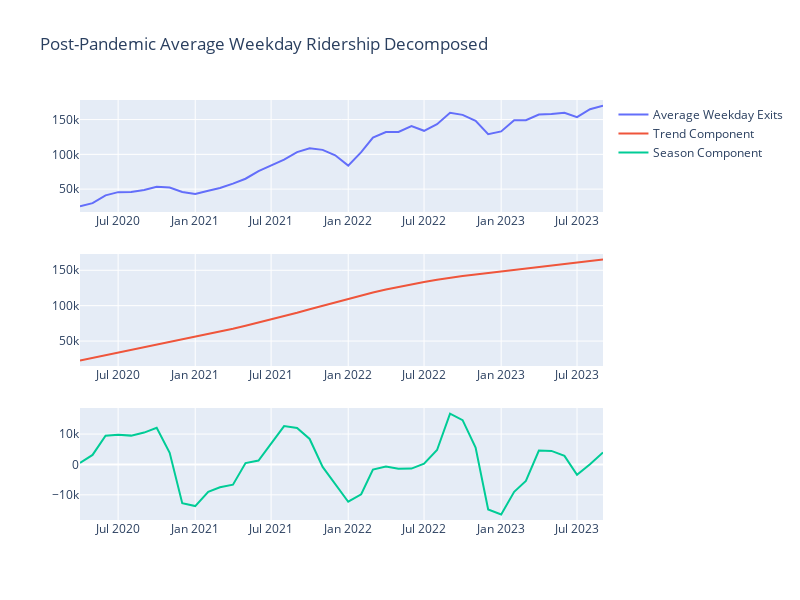

The notebook cell this image was saved under:
### Code cell
from plotly.subplots import make_subplots
import plotly.graph_objects as go

fig = make_subplots(rows=3, cols=1)

fig.add_trace(go.Scatter(x=entries_post2020.Date, y=entries_post2020.avg_exits, name='Average Weekday Exits'),
    row=1, col=1
)

fig.add_trace(go.Scatter(x=post_trend.Date, y=post_trend.trend, name='Trend Component'),
    row=2, col=1
)

fig.add_trace(go.Scatter(x=post_seasonal.Date, y=post_seasonal.season, name='Season Component'),
    row=3, col=1
)

fig.update_layout(height=600, width=800, title_text="Post-Pandemic Average Weekday Ridership Decomposed")
fig.show()

#py.plot(fig, filename="Trend Component of Avg Weekday Ridership (Post-Pandemic)", auto_open = True);
